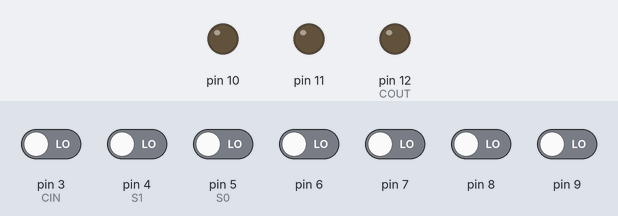
A sketch run on a simulated Arduino Uno, built with avr-gcc and run on an emulated ATmega328P. Shown: output pins drawn as LEDs (lit = HIGH). The test bench sets the inputs (shaded band); at power-on: pin 3 (CIN), pin 4 (S1), pin 5 (S0), pin 6–9 LOW.

Above: at 1.2 s.
1.3 s: pin 3 (CIN) driven HIGH
At 2.5 s:
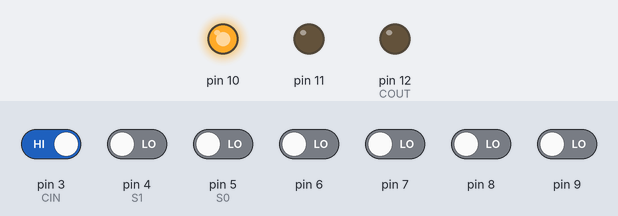
2.8 s: pin 4 (S1) driven HIGH
At 3.8 s:
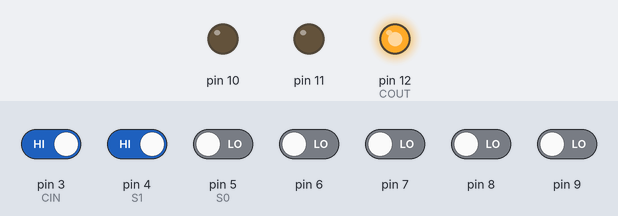
4.3 s: pin 6 driven HIGH
At 5.0 s:
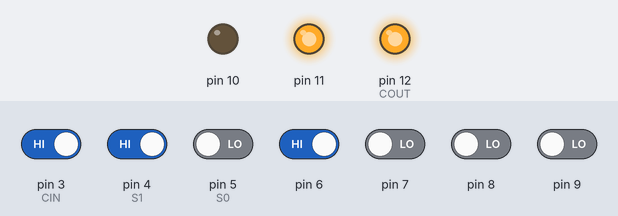
5.8 s: pin 7 driven HIGH
At 6.1 s:
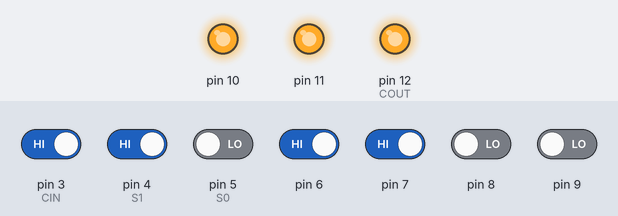
7.3 s: pin 8 driven HIGH
At 8.5 s:
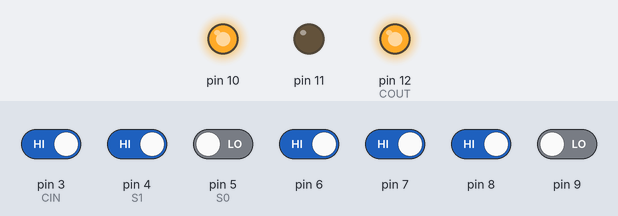
8.8 s: pin 6 driven LOW
At 9.6 s:
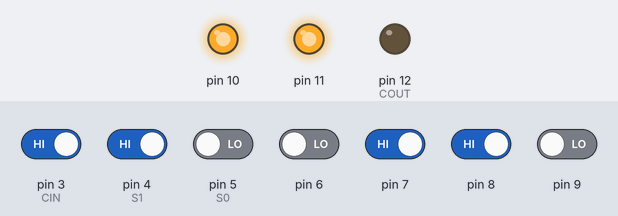
Timing chart, 0 to 11.3 s (numbered marks = the images above; inputs shaded):
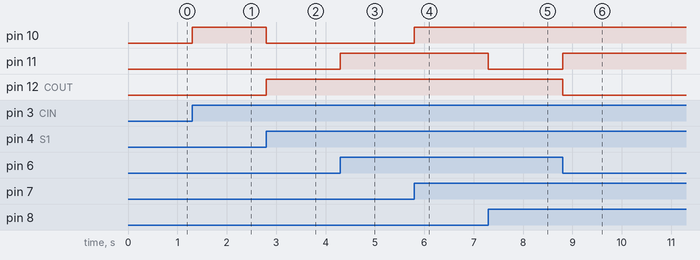

Measured:
- after the input at 1.3 s, pin 10: LOW → HIGH at once
- after the input at 2.8 s, pin 10: HIGH → LOW at once; pin 12 (COUT): LOW → HIGH at once
- after the input at 4.3 s, pin 11: LOW → HIGH at once
- after the input at 5.8 s, pin 10: LOW → HIGH at once
- after the input at 7.3 s, pin 11: HIGH → LOW at once
- after the input at 8.8 s, pin 11: LOW → HIGH at once; pin 12 (COUT): HIGH → LOW at once

The sketch:

2_Bit_ALU.ino
```cpp
int S0, S1, CIN;
int A[2], B[2];
int Y[2];

void setup()
{
  //INPUT
  pinMode(7, INPUT); //A[0]
  pinMode(6, INPUT); //A[1]
  pinMode(9, INPUT); //B[0]
  pinMode(8, INPUT); //B[1]

  //SWITCH
  pinMode(5, INPUT); //S0
  pinMode(4, INPUT); //S1
  pinMode(3, INPUT); //CIN

  //OUTPUT
  pinMode(10, OUTPUT); //S[0]
  pinMode(11, OUTPUT); //S[1]
  pinMode(12, OUTPUT); //COUT
}

void loop()
{
  Serial.begin(9600);
  S0 = digitalRead(5);
  S1 = digitalRead(4);
  CIN = digitalRead(3);

  A[0] = digitalRead(7);
  A[1] = digitalRead(6);
  B[0] = digitalRead(9);
  B[1] = digitalRead(8);
  for(int i=0; i<2;i++)
  {
    Y[i]=((S0&B[i])|(S1&(~B[i])));
  }
  FullAdder(A[0],A[1],Y[0],Y[1],CIN);
}
void FullAdder(int P1,int P2, int Q1, int Q2, int R1)
{
  int s1 = ((P1^Q1)^R1);//Sum 0
  int c1 = ((P1&Q1)|(R1&(P1^Q1)));//Carry 1
  int s2 = ((P2^Q2)^c1);//Sum 1
  int Cout = ((P2&Q2)|(c1&(P2^Q2)));//Carry Out
  digitalWrite(10,s1);
  digitalWrite(11,s2);
  digitalWrite(12,Cout);
}
```
